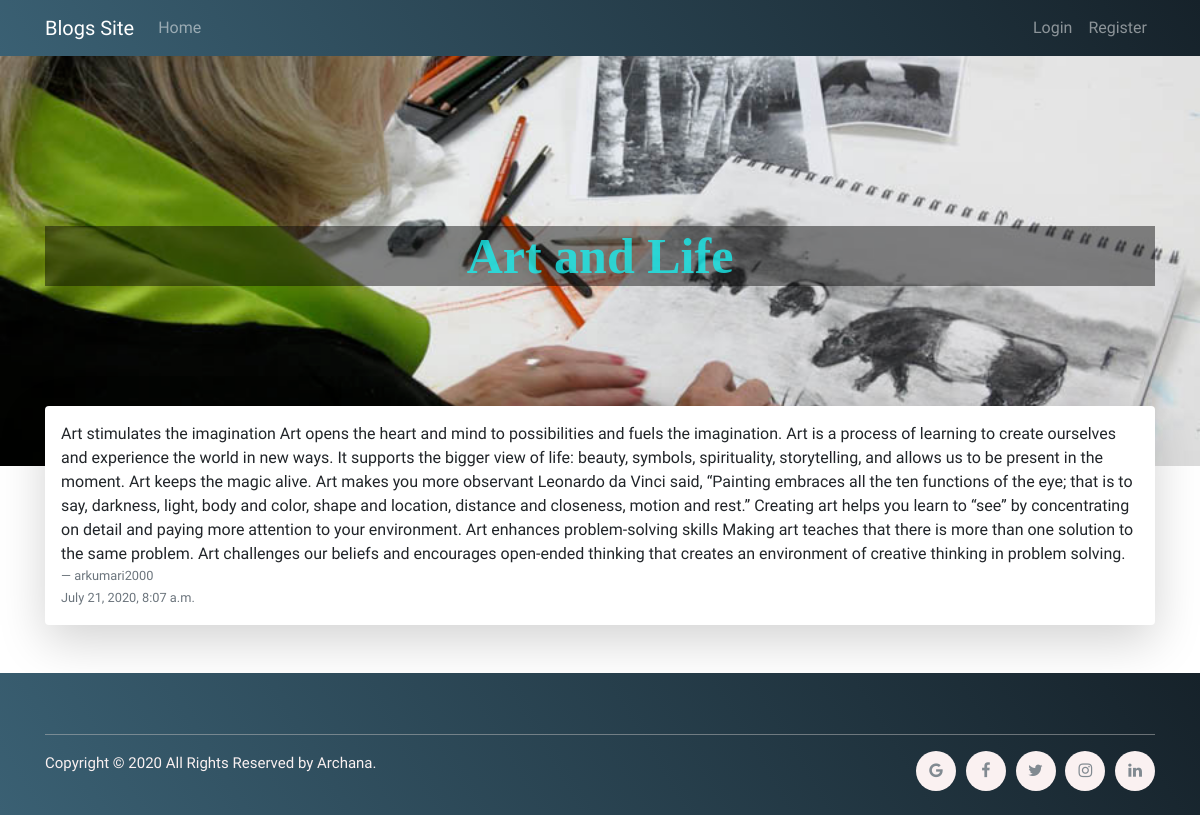
Screenshot of /bolg/16/ with the database file from the repository.
### app/models.py (models this page shows, shortened)
class Blog(models.Model):
    author = models.ForeignKey(
        User, on_delete=models.CASCADE, null=True, blank=True)
    title = models.CharField(max_length=500)
    content = models.TextField()
    image = models.ImageField(upload_to='images', blank=True)
    date_posted = models.DateTimeField(auto_now_add=True)

### app/views.py (the view)
# urls.py: path('bolg/<int:pk>/', BlogDetailView.as_view(), name='blog'),
class BlogDetailView(DetailView):
    model = Blog
    template_name = 'app/blog.html'

### app/templates/app/blog.html (shortened to what this page needs)
{% extends 'app/base.html' %}
{% block content %}
<div class="banner" style="background-image: url({{blog.image.url}});">
    <div class="container">
        <div class="banner-text">
            <div class="banner-heading">
                {{blog.title}}
            </div>
        </div>
    </div>
</div>
<div class="container">
    <div class="shadow-lg p-3 mb-5 bg-white rounded boxed">{{blog.content}}
        <footer class="blockquote-footer">{{blog.author}}</footer>
        <small class="text-muted">{{blog.date_posted}}</small>
    </div>
</div>
{% endblock %}

### static/css/style.css (style rules this page uses)
body { font-family: 'Kalam', cursive; }
.banner { text-align: center; color: #fff; background-repeat: no-repeat; background-attachment: scroll; background-position: center center; -webkit-background-size: cover; -moz-background-size: cover; -o-background-size: cover; background-size: cover; }
.banner-text { padding: 170px 0 150px 0; }
.banner-heading { font-family: "Courgette", cursive; font-size: 50px; font-weight: 700; line-height: 60px; margin-bottom: 30px; background: #00000073; color: #17efefc7; }
.boxed { box-shadow: 0 30px 50px 0 rgba(1, 1, 1, 0.18); padding: 2rem 4rem 2rem 4rem; background-color: #ffffff; margin-top: -60px; }

### rows the page displays
Blog: image (picture), title "Art and Life", content "Art stimulates the imagination Art opens the heart and mind to possibilities and fuels the imagination. Art is a process of learning to create ourselves and experience the world in new ways. It supports the bigger view of life: beauty, symbols, spirituality, storytelling, and allows us to be present in the moment. Art keeps the magic alive. Art makes you more observant Leonardo da Vinci said, “Painting embraces all the ten functions of the eye; that is to say, darkness, light, body and color, shape and location, distance and closeness, motion and rest.” Creating art helps you learn to “see” by concentrating on detail and paying more attention to your environment. Art enhances…", author "arkumari2000", date_posted "July 21, 2020, 8:07 a.m."
